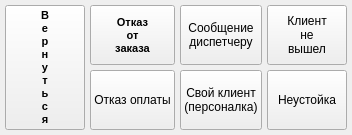
              <widget class="QWidget" name="orderSettingsStackedWidgetPage1">
               <layout class="QGridLayout" name="gridLayout" rowstretch="1,1" columnstretch="1,2,2,2">
                <property name="leftMargin">
                 <number>5</number>
                </property>
                <property name="topMargin">
                 <number>5</number>
                </property>
                <property name="rightMargin">
                 <number>5</number>
                </property>
                <property name="bottomMargin">
                 <number>5</number>
                </property>
                <property name="spacing">
                 <number>5</number>
                </property>
                <item row="0" column="1">
                 <widget class="QPushButton" name="refuseButton">
                  <property name="sizePolicy">
                   <sizepolicy hsizetype="Preferred" vsizetype="Expanding">
                    <horstretch>0</horstretch>
                    <verstretch>0</verstretch>
                   </sizepolicy>
                  </property>
                  <property name="font">
                   <font>
                    <family>Segoe UI</family>
                    <pointsize>8</pointsize>
                    <weight>75</weight>
                    <italic>false</italic>
                    <bold>true</bold>
                   </font>
                  </property>
                  <property name="text">
                   <string>Отказ
от
заказа</string>
                  </property>
                 </widget>
                </item>
                <item row="0" column="2">
                 <widget class="QPushButton" name="pushButton_10">
                  <property name="sizePolicy">
                   <sizepolicy hsizetype="Preferred" vsizetype="Expanding">
                    <horstretch>0</horstretch>
                    <verstretch>0</verstretch>
                   </sizepolicy>
                  </property>
                  <property name="text">
                   <string>Сообщение
диспетчеру</string>
                  </property>
                 </widget>
                </item>
                <item row="0" column="3">
                 <widget class="QPushButton" name="pushButton_3">
                  <property name="sizePolicy">
                   <sizepolicy hsizetype="Minimum" vsizetype="Expanding">
                    <horstretch>0</horstretch>
                    <verstretch>0</verstretch>
                   </sizepolicy>
                  </property>
                  <property name="text">
                   <string>Клиент
не
вышел</string>
                  </property>
                 </widget>
                </item>
                <item row="1" column="1">
                 <widget class="QPushButton" name="pushButton_9">
                  <property name="sizePolicy">
                   <sizepolicy hsizetype="Preferred" vsizetype="Expanding">
                    <horstretch>0</horstretch>
                    <verstretch>0</verstretch>
                   </sizepolicy>
                  </property>
                  <property name="text">
                   <string>Отказ оплаты</string>
                  </property>
                 </widget>
                </item>
                <item row="1" column="2">
                 <widget class="QPushButton" name="pushButton_11">
                  <property name="sizePolicy">
                   <sizepolicy hsizetype="Preferred" vsizetype="Expanding">
                    <horstretch>0</horstretch>
                    <verstretch>0</verstretch>
                   </sizepolicy>
                  </property>
                  <property name="text">
                   <string>Свой клиент
(персоналка)</string>
                  </property>
                 </widget>
                </item>
                <item row="1" column="3">
                 <widget class="QPushButton" name="pushButton_7">
                  <property name="sizePolicy">
                   <sizepolicy hsizetype="Minimum" vsizetype="Expanding">
                    <horstretch>0</horstretch>
                    <verstretch>0</verstretch>
                   </sizepolicy>
                  </property>
                  <property name="text">
                   <string>Неустойка</string>
                  </property>
                 </widget>
                </item>
                <item row="0" column="0" rowspan="2">
                 <widget class="QPushButton" name="backToStandByButton">
                  <property name="sizePolicy">
                   <sizepolicy hsizetype="Preferred" vsizetype="Expanding">
                    <horstretch>0</horstretch>
                    <verstretch>0</verstretch>
                   </sizepolicy>
                  </property>
                  <property name="font">
                   <font>
                    <family>Segoe UI</family>
                    <pointsize>8</pointsize>
                    <weight>75</weight>
                    <italic>false</italic>
                    <bold>true</bold>
                   </font>
                  </property>
                  <property name="text">
                   <string>В
е
р
н
у
т
ь
с
я</string>
                  </property>
                 </widget>
                </item>
               </layout>
              </widget>
